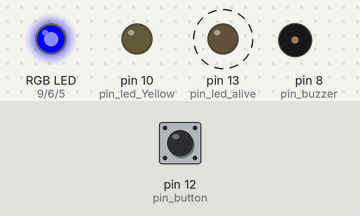
This sketch was run on a simulated Arduino Uno, built with avr-gcc and run on an emulated ATmega328P. Shown: an RGB LED mixed from three pins (HIGH = lit), output pins drawn as LEDs (lit = HIGH), buzzer (waves = sounding, pin HIGH). Dashed ring = blinking. Inputs (shaded band) come from the test bench; at power-on: pin 12 (pin_button) HIGH.

Above: at 4.6 s.
4.7 s: pin 12 (pin_button) pulled LOW for 0.15 s
At 5.3 s:
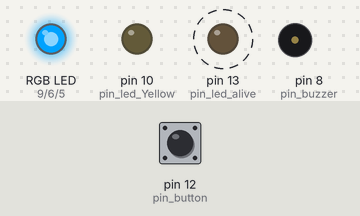
7.7 s: pin 12 (pin_button) pulled LOW for 1 s
At 9.4 s:
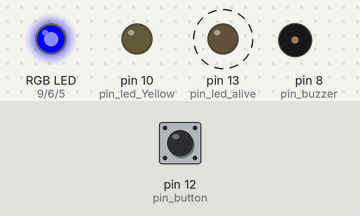
11.7 s: pin 12 (pin_button) pulled LOW for 3.2 s
At 17.4 s:
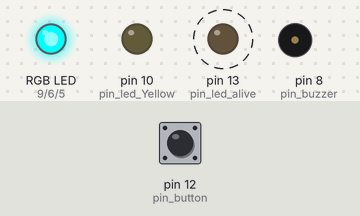
Timing chart, 0 to 23.1 s (numbered marks = the images above; inputs shaded):
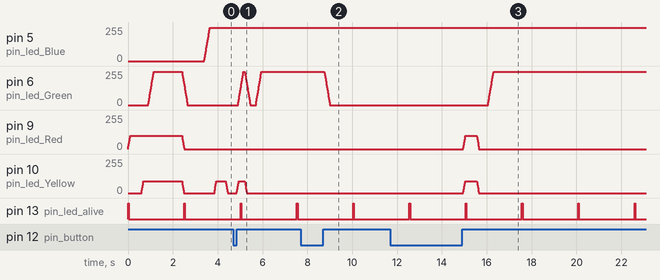

Measured:
- after the input at 7.7 s, pin 6 (pin_led_Green): moves from 250/255 to 0/255 over 0.24 s, starting after 1.1 s
- after the input at 11.7 s, pin 6 (pin_led_Green): moves from 0/255 to 250/255 over 0.24 s, starting after 4.4 s; pin 9 (pin_led_Red): rises from 0/255 to 100/255 in 0.09 s, then falls to 0/255 in 0.60 s; pin 10 (pin_led_Yellow): rises from 0/255 to 90/255 in 0.08 s, then falls to 0/255 in 0.60 s
- by itself, pin 10 (pin_led_Yellow): rises from 0/255 to 90/255 in 0.08 s, then falls to 0/255 in 0.35 s
- by itself, pin 13 (pin_led_alive): alternates HIGH for 0.03 s and LOW for 2.5 s

The sketch:

Pomidoro.ino
```cpp
#include <MsTimer2.h>

// pin definitions
int pin_led_alive = 13;
int pin_led_Red = 9;
int pin_led_Yellow = 10;
int pin_led_Green = 6;
int pin_led_Blue = 5;
int pin_button = 12;
int pin_buzzer = 8;
enum ledState  { Off, On, Flash };

const int procesPosCount = 3;

typedef struct Item {
  ledState Red;
  ledState Yellow;
  ledState Green;
  int time;
} ItemsArray[procesPosCount];

ItemsArray pomidoro25 {
  { Off, Off, On, 23 },
  { Off, On, Off, 2 },
  { On, Off, Off, 5 }
};

ItemsArray pomidoro45 {
  { Off, Off, On, 42 },
  { Off, On, Off, 3 },
  { On, Off, Off, 10 }
};

volatile Item *arrayPointer;
volatile boolean last_state;
volatile boolean stateButton;
volatile boolean stateButton1 = false; // short push button
volatile boolean stateButton2 = false; // long push button

volatile boolean led_Red = false;
volatile boolean led_Yellow = false;
volatile boolean led_Green = false;
volatile boolean led_Blue = false;
volatile boolean processRunning = false;

volatile int seconds = 0;
volatile int processPosition;

void setup() {
  pinMode(pin_led_alive, OUTPUT);
  pinMode(pin_led_Red, OUTPUT);
  pinMode(pin_led_Yellow, OUTPUT);
  pinMode(pin_led_Green, OUTPUT);
  pinMode(pin_led_Blue, OUTPUT);
  pinMode(pin_buzzer, OUTPUT);
  pinMode(pin_button, INPUT_PULLUP);

  MsTimer2::set(10, Interrupt); // period (ms)
  MsTimer2::start();

  testLeds();

}

int flash = 0;


void loop() {
  const int maxFlash = 20 * 2 * 60; // ~20 min
  static boolean pop = false;
  static byte i = 0;

  if (!processRunning) {
    if (++i > 9 & flash < maxFlash) {
      i = 0;
      led_Yellow = !led_Yellow;
      flash++;
    }
    if (flash == maxFlash) {
      led_Yellow = false;
    }
    delay(50);

    if (stateButton1) {
      program25();
    }
    if (stateButton2) {
      program45();
    }

  } else {
    if (stateButton1 || stateButton2) {
      processRunning = false;
      flash = maxFlash;
      switchOffLeds();
      delay(500);
    }
    delay(50);
  }
}
```

functions.ino
```cpp
void beep() {
  digitalWrite(pin_buzzer, HIGH);
  delay(1);
  digitalWrite(pin_buzzer, LOW);
}

void switchOffLeds() {
  led_Red = false;
  led_Yellow = false;
  led_Green = false;
}

void testLeds() {
  beep();
  led_Red = true;
  delay(300);
  digitalWrite(pin_buzzer, LOW);
  delay(300);
  led_Yellow = true;
  delay(300);
  led_Green = true;
  delay(1500);
  switchOffLeds();
  delay(1000);
  led_Blue = true;
}

void buttonsService() {
  static boolean temp;
  temp = digitalRead(pin_button);
  if (temp == last_state) {
    stateButton = !temp ;
  }
  last_state = temp;
}
void ledPWMService() {
  static int RedCounter = 0;
  static int YellowCounter = 0;
  static int GreenCounter = 0;
  static int BlueCounter = 0;

  if (led_Red) {
    if (RedCounter < 100) {
      RedCounter += 10;
    }
  } else {
    if (RedCounter) {
      RedCounter -= 10;
    }
  }
  analogWrite(pin_led_Red, RedCounter);

  if (led_Yellow) {
    if (YellowCounter < 90) {
      YellowCounter += 10;
    }
  } else {
    if (YellowCounter) {
      YellowCounter -= 10;
    }
  }
  analogWrite(pin_led_Yellow, YellowCounter);

  if (led_Green) {
    if (GreenCounter < 250) {
      GreenCounter += 10;
    }
  } else {
    if (GreenCounter) {
      GreenCounter -= 10;
    }
  }
  analogWrite(pin_led_Green, GreenCounter);

  if (led_Blue) {
    if (BlueCounter < 250) {
      BlueCounter += 10;
    }
  } else {
    if (BlueCounter) {
      BlueCounter -= 10;
    }
  }
  analogWrite(pin_led_Blue, BlueCounter);

};


void pushButtonsService() {
  static int counter = 0;
  static int lastCounter = 0;
  static int offCounter = 0;

  if (offCounter) {
    offCounter--;
    if (!offCounter) {
      stateButton1 = false;
      stateButton2 = false;
    }
  }

  if (stateButton) {
    if (counter < 50) {
      counter ++;
    }
  } else {
    if (counter) {
      counter --;
    }
  }

  if (counter > 0 & counter < lastCounter) {
    // released button
    if (counter > 18) {
      stateButton1 = false;
      stateButton2 = true;
    } else {
      stateButton1 = true;
      stateButton2 = false;
    }
    counter = 0;
    offCounter = 5;
  }
  lastCounter = counter;
}
```

interrupt.ino
```cpp
void Interrupt() {
  static int divider1 = 0;
  static int divider2 = 0;
  static int divider3 = 0;

  divider1 ++;
  if (divider1 > 9) {
    divider1 = 0;
    if (processRunning) {
      process();
    }
  }

  divider2++;
  if (divider1 > 3) {
    divider2 = 0;
    pushButtonsService();

  }

  divider3 ++;
  if (divider3 > 250) {
    divider3 = 0;
  }
  digitalWrite(pin_led_alive, divider3 < 3);

  buttonsService();
  ledPWMService();

}
```

process.ino
```cpp
void program25() {
  switchOffLeds();
  led_Yellow = true;
  led_Green = true;
  delay(300);
  switchOffLeds();
  startProcess(pomidoro25);
}

void program45() {
  switchOffLeds();
  led_Yellow = true;
  led_Red = true;
  delay(600);
  switchOffLeds();
  startProcess(pomidoro45);
}


void processInit() {
  boolean lastRed = false;

  seconds = arrayPointer[processPosition].time * 60;
  led_Red = arrayPointer[processPosition].Red;
  if (led_Red & lastRed == false) {
    beep();
  }
  led_Yellow = arrayPointer[processPosition].Yellow;
  led_Green = arrayPointer[processPosition].Green;
  lastRed = led_Red;

}

void startProcess(Item *parArrayPointer) {
  switchOffLeds();
  delay(500);
  processPosition = 0;
  arrayPointer = parArrayPointer;
  processInit();
  processRunning = true;
}


void process() {
  static byte divSec = 0;
  divSec++;
  if (divSec > 9 ) {
    divSec = 0;
    if (seconds) {
      seconds--;
    } else {
      if (processPosition < procesPosCount - 1) {
        processPosition++;
        processInit();
      } else {
        processRunning = false;
        switchOffLeds();
        flash = 0;
      }
    }
  }
}
```
